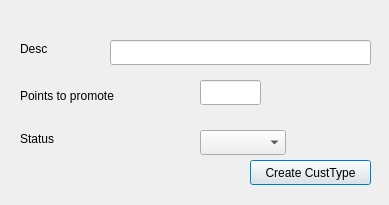
<?xml version="1.0" encoding="UTF-8"?>
<ui version="4.0">
    <class>Dialog</class>
    <widget class="QDialog" name="Dialog">
        <property name="geometry">
            <rect>
                <x>0</x>
                <y>0</y>
                <width>389</width>
                <height>205</height>
            </rect>
        </property>
        <property name="windowTitle">
            <string>Dialog</string>
        </property>
        <widget class="QPushButton" name="BTN_createCustTp">
            <property name="geometry">
                <rect>
                    <x>250</x>
                    <y>160</y>
                    <width>121</width>
                    <height>25</height>
                </rect>
            </property>
            <property name="text">
                <string>Create CustType</string>
            </property>
        </widget>
        <widget class="QLabel" name="desc">
            <property name="geometry">
                <rect>
                    <x>20</x>
                    <y>40</y>
                    <width>67</width>
                    <height>17</height>
                </rect>
            </property>
            <property name="text">
                <string>Desc</string>
            </property>
        </widget>
        <widget class="QLabel" name="label_2">
            <property name="geometry">
                <rect>
                    <x>20</x>
                    <y>130</y>
                    <width>67</width>
                    <height>17</height>
                </rect>
            </property>
            <property name="text">
                <string>Status</string>
            </property>
        </widget>
        <widget class="QComboBox" name="CMB_custType">
            <property name="geometry">
                <rect>
                    <x>200</x>
                    <y>130</y>
                    <width>86</width>
                    <height>25</height>
                </rect>
            </property>
        </widget>
        <widget class="QLineEdit" name="LE_desc">
            <property name="geometry">
                <rect>
                    <x>110</x>
                    <y>40</y>
                    <width>261</width>
                    <height>25</height>
                </rect>
            </property>
        </widget>
        <widget class="QLineEdit" name="LE_points">
            <property name="geometry">
                <rect>
                    <x>200</x>
                    <y>80</y>
                    <width>61</width>
                    <height>25</height>
                </rect>
            </property>
        </widget>
        <widget class="QLabel" name="desc_2">
            <property name="geometry">
                <rect>
                    <x>20</x>
                    <y>80</y>
                    <width>151</width>
                    <height>31</height>
                </rect>
            </property>
            <property name="text">
                <string>Points to promote</string>
            </property>
        </widget>
    </widget>
    <resources/>
    <connections/>
</ui>
